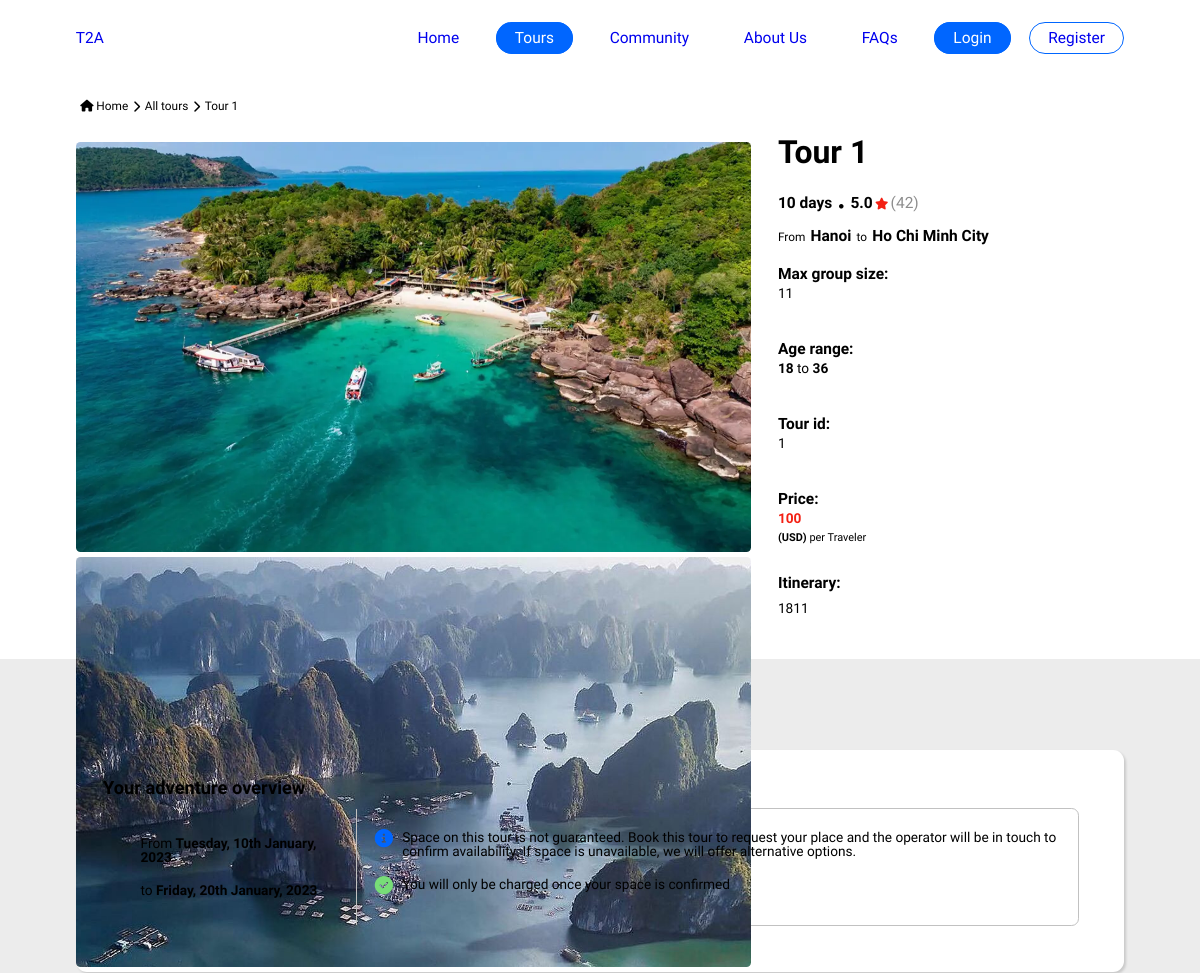
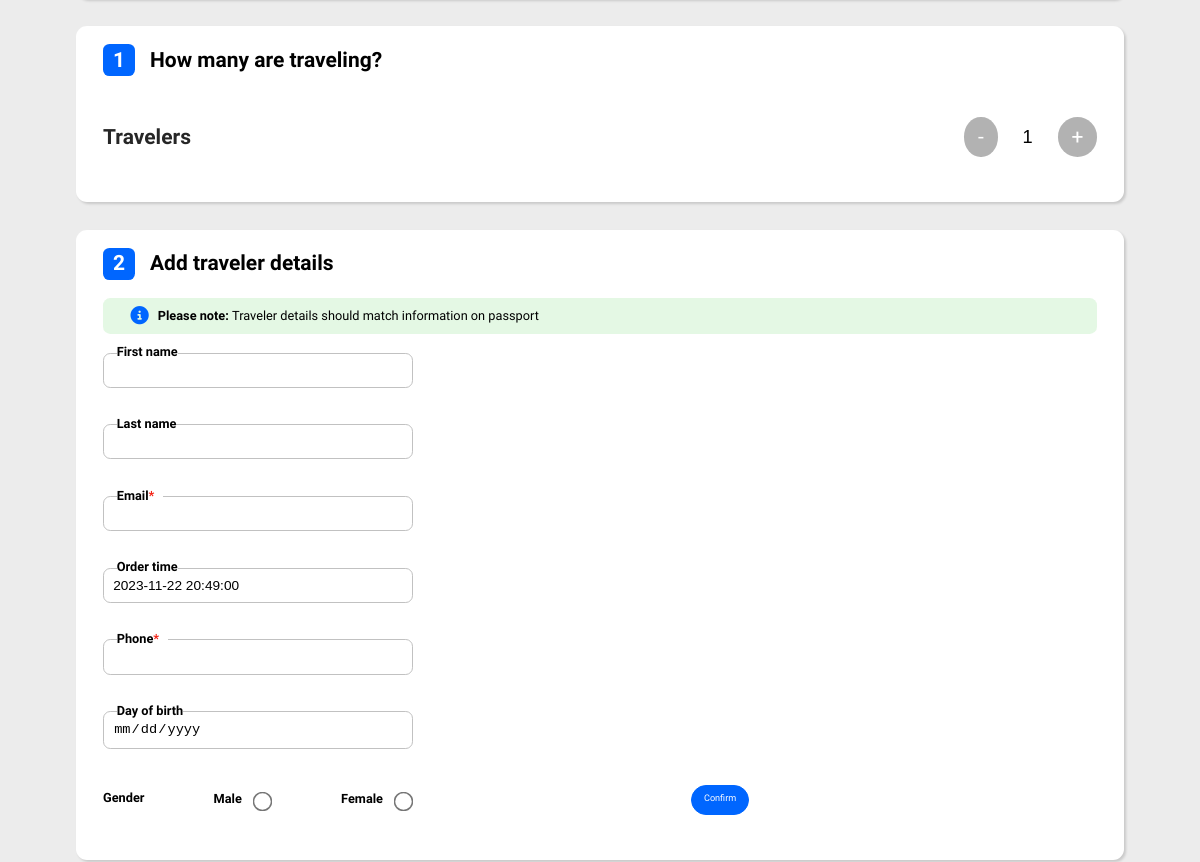
/tours/tour.php?id=1 (upper part), run on an earlier commit of the app's database (2 pictures, top to bottom).
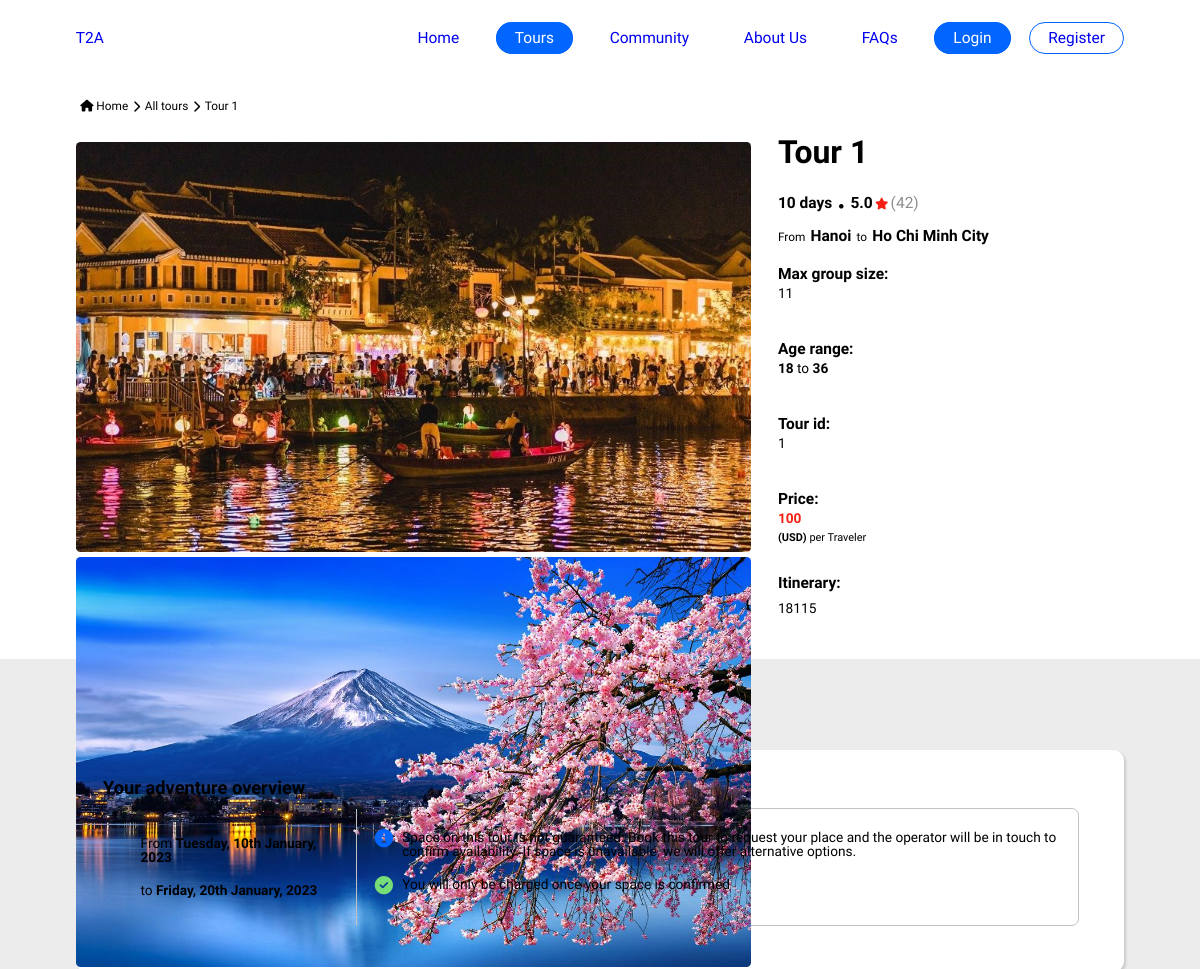
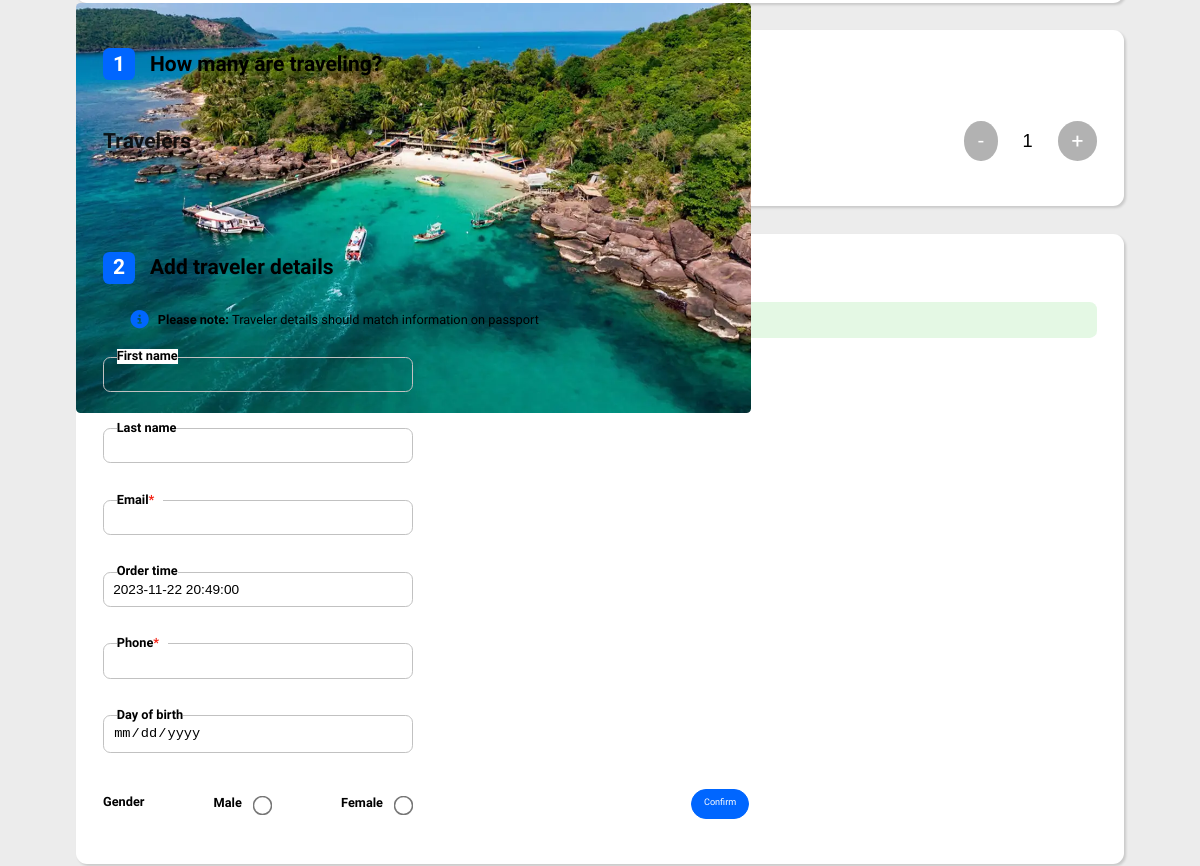
And on a later commit of the database (2 pictures, top to bottom).
### tables this page shows
CREATE TABLE `tour` (
  `tour_ID` char(11) NOT NULL,
  `tour_name` varchar(255) NOT NULL,
  `tour_price` int(11) NOT NULL,
  `tour_transport` varchar(50) NOT NULL,
  `tour_start` date NOT NULL,
  `tour_end` date NOT NULL,
  `tour_length` varchar(50) NOT NULL,
  `tour_number` tinyint(4) NOT NULL,
  `tour_from` varchar(255) NOT NULL,
  `tour_to` varchar(255) NOT NULL,
  `tour_itinerary` text NOT NULL,
  `supplier_ID` char(11) NOT NULL
);

CREATE TABLE `tour_image` (
  `image_ID` int(11) NOT NULL,
  `image_name` varchar(255) NOT NULL,
  `tour_ID` char(11) NOT NULL
);

### admin/process/query.php (called while the page is built, shortened)
<?php
abstract class Connection {
    protected $connection,
    $host,
    $dbname,
    $username,
    $password;
    public function __construct() {
        $this->host = 'localhost';
        $this->dbname = 'tour_travel_agency';
        $this->username = 'root';
        $this->password = '';
        $this->connection = $this->connect();
    }
    public function connect() {
        try {
            $connection = new PDO("mysql:host=$this->host;dbname=$this->dbname",$this->username, $this->password);
            $connection->setAttribute(PDO::ATTR_DEFAULT_FETCH_MODE, PDO::FETCH_ASSOC);
            return $connection;
        } catch (Exception $e) {
            die($e->getMessage());
        }
    }
    public function prepareSQL($sql) {
        return $this->connection->prepare($sql);
    }
}
class Tour extends Connection {
    public function getEachData($data) {
        $sql = "SELECT * FROM tour WHERE tour_ID = :t_id";
        $select = $this->prepareSQL($sql);
        $select->execute($data);
        return $select->fetchAll();
    }
}
class TourImage extends Connection {
    public function getData($id) {
        $sql = "SELECT * FROM tour_image WHERE tour_ID = $id";
        $select = $this->prepareSQL($sql);
        $select->execute();
        return $select->fetchAll();
    }
}

### tours/tour.php (the view, shortened to what the rows shown need)
<?php
require_once '../admin/process/query.php';
$tour = new Tour();
$tour_image = new TourImage();
$data = [
    't_id' => $_GET['id']
];
$id = $_GET['id'];
$tour_images = $tour_image->getData($id);
$value = $tour->getEachData($data)['0'];
?>
<!DOCTYPE html>
<html lang="en">
<head>
    <link rel="stylesheet" href="../css/base.css">
    <link rel="stylesheet" href="../css/main.css">
    <link rel="stylesheet" href="https://cdnjs.cloudflare.com/ajax/libs/font-awesome/6.4.2/css/all.min.css">
    <link rel="stylesheet" href="https://cdn.jsdelivr.net/npm/swiper@10/swiper-bundle.min.css"/>
</head>
<body>
    <div class="container__wrap container">
        <div class="breadscrumb grid__row">
            <a href="../home.html" class="grid__row">
                <i class="fa-solid fa-house"></i>
                Home
            </a>
            <i class="fa-solid fa-chevron-right"></i>
            <a href="../tours.php">All tours</a>
            <i class="fa-solid fa-chevron-right"></i>
            <span href="./tour.html">
                <?php echo $value['tour_name']?>
            </span>
        </div>
        <div class="detail-tour__hero grid__row">
            <div class="detail-tour__img">
                <div class="swiper">
                    <div class="swiper-wrapper">
                        <?php foreach($tour_images as $tour_image) :?>
                        <div class="img swiper-slide">
                            <img class="" src="./img/<?php echo $tour_image['image_name'] ?>" alt="">
                        </div>
                        <?php endforeach;?>
                    </div>
                </div>
            </div>
            <div class="detail-tour__description">
                <h1><?php echo $value['tour_name']?></h1>
                <span class="detail__tour-length"><?php echo $value['tour_length']?></span>
                <i class="fa-solid fa-circle"></i>
                <span class="detail__tour-rate">5.0</span>
                <i class="fa-solid fa-star"></i>
                <span class="detail__tour-rate-number">(42)</span>
                <div class="start-end">
                    From
                    <span><?php echo $value['tour_from']?></span>
                    to
                    <span><?php echo $value['tour_to']?></span>
                </div>
                <div class="detail__tour-other grid__row">
                    <div class="detail__tour-max">
                        <span>Max group size:</span>
                        <p><?php echo $value['tour_number']?></p>
                    </div>
                    <div class="detail__tour-age">
                    </div>
                    <div class="detail__tour-id">
                        <span>Tour id:</span>
                        <p><?php echo $value['tour_ID']?></p>
                    </div>
                    <div class="detail__tour-price">
                        <span>Price:</span>
                        <p id="unit_price" class="money"><?php echo $value['tour_price']?></p>
                        <span><b>(USD)</b> per Traveler</span>
                    </div>
                    <div class="detail__tour-itinerary">
                        <span>Itinerary:</span>
                        <p><?php echo $value['tour_itinerary']?></p>
                    </div>
                </div>
            </div>
        </div>
    </div>
    <div class="tour-input">
        <div class="container__wrap">
            <div class="tour-overview tour-ticket-box">
                <h1>Your adventure overview</h1>
                <div class="overview-tab grid__row">
                    <div class="day-start-end">
                        <?php
                            $tourStart = $value['tour_start'];
                            $tourEnd = $value['tour_end'];
                            $formattedStart = date("l, jS F, Y", strtotime($tourStart));
                            $formattedEnd = date("l, jS F, Y", strtotime($tourEnd));
                        ?>
                        <div class="day-start">From <b><?php echo $formattedStart?></b></div>
                        <div class="day-end">to <b><?php echo $formattedEnd?></b></div>
                    </div>
                </div>
            </div>
            <form action="" method="post" enctype="multipart/form-data">
                <div class="tour-detail-booking tour-ticket-box">
                    <div class="grid__row">
                        <div class="detail form-ticket grid__row">
                            <div class="input-detail input-gender">
                                <div class="gender">
                                    <div class="gender-box grid__row">
                                        <h2>Gender</h2>
                                    </div>
                                </div>
                            </div>
                        </div>
                    </div>
                </div>
            </form>
        </div>
    </div>
</body>
</html>

What changed in the data, as far as the page shows it:
removed tour_image: image_name (picture)
changed tour "Tour 1": tour_itinerary "1811" → "18115"
added tour_image: image_name (picture)
added tour_image: image_name (picture)
